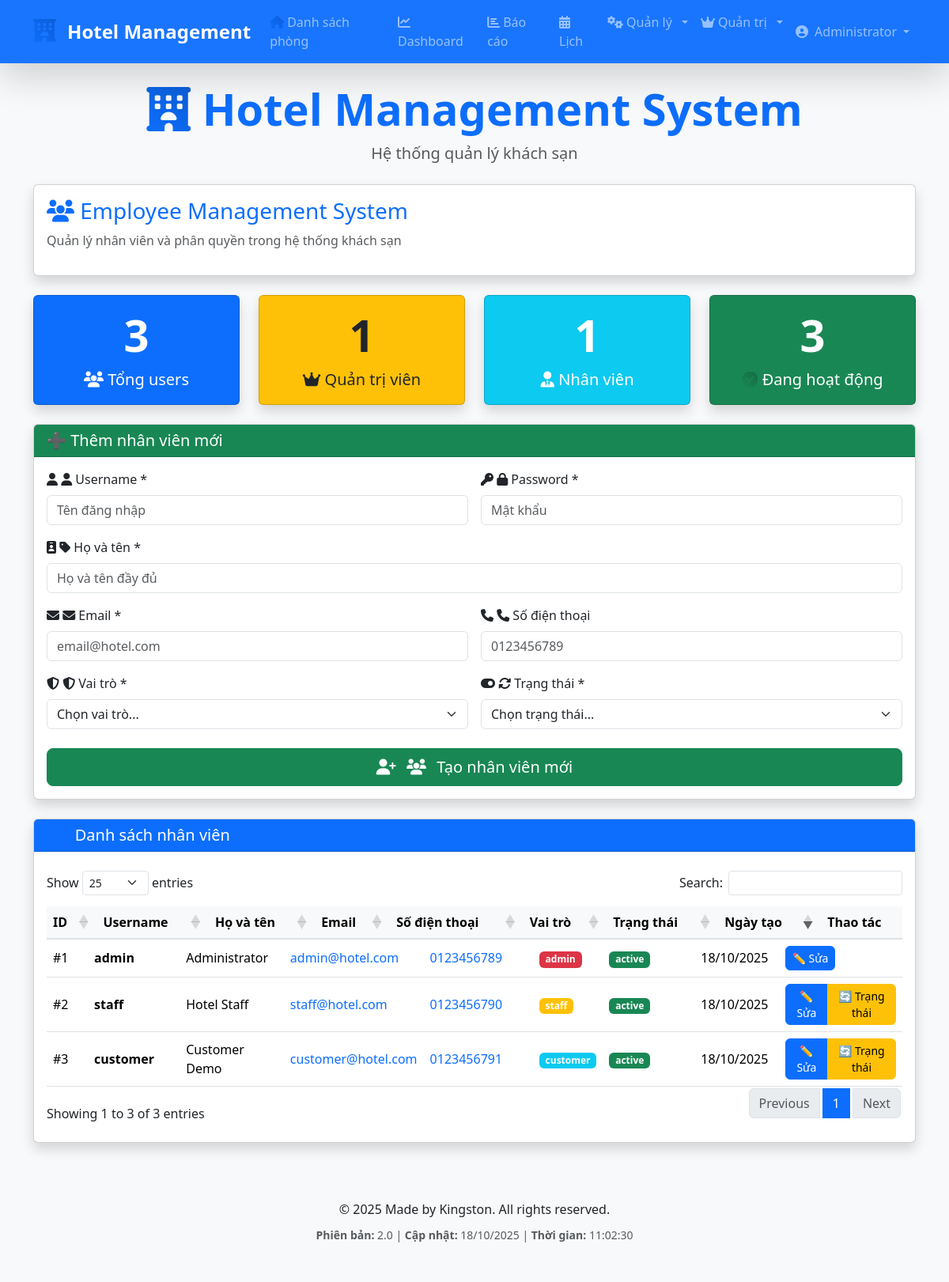
Page /employee_management.php (signed in) on the committed database.
### tables this page shows
CREATE TABLE users (
    id INT AUTO_INCREMENT PRIMARY KEY,
    username VARCHAR(50) UNIQUE NOT NULL,
    password VARCHAR(255) NOT NULL,
    full_name VARCHAR(100) NOT NULL,
    email VARCHAR(100) UNIQUE NOT NULL,
    phone VARCHAR(20),
    role ENUM('admin', 'staff', 'customer') DEFAULT 'customer',
    status ENUM('active', 'inactive') DEFAULT 'active',
    created_at TIMESTAMP DEFAULT CURRENT_TIMESTAMP,
    last_login TIMESTAMP NULL
);

### employee_management.php (the view, shortened to what this page needs)
<?php
include "db.php";
include "includes/header.php";
?>
<div class="card shadow mb-4">
    <div class="card-body">
        <h2 class="card-title fs-3 text-primary"><i class="fas fa-users"></i> Employee Management System</h2>
        <p class="text-muted">Quản lý nhân viên và phân quyền trong hệ thống khách sạn</p>
    </div>
</div>
<?php
$employee_stats = $conn->query("
    SELECT
        COUNT(*) as total_employees,
        SUM(CASE WHEN role = 'admin' THEN 1 ELSE 0 END) as admin_count,
        SUM(CASE WHEN role = 'staff' THEN 1 ELSE 0 END) as staff_count,
        SUM(CASE WHEN role = 'customer' THEN 1 ELSE 0 END) as customer_count,
        SUM(CASE WHEN status = 'active' THEN 1 ELSE 0 END) as active_count,
        SUM(CASE WHEN status = 'inactive' THEN 1 ELSE 0 END) as inactive_count
    FROM users
")->fetch_assoc();
?>
<div class="row g-4 mb-4">
    <div class="col-lg-3 col-md-6 col-sm-12">
        <div class="card bg-primary text-white text-center h-100 shadow">
            <div class="card-body">
                <div class="display-4 fw-bold mb-2"><?php echo $employee_stats['total_employees']; ?></div>
                <div class="fs-5"><i class="fas fa-users"></i> Tổng users</div>
            </div>
        </div>
    </div>
    <div class="col-lg-3 col-md-6 col-sm-12">
        <div class="card bg-warning text-dark text-center h-100 shadow">
            <div class="card-body">
                <div class="display-4 fw-bold mb-2"><?php echo $employee_stats['admin_count']; ?></div>
                <div class="fs-5"><i class="fas fa-crown"></i> Quản trị viên</div>
            </div>
        </div>
    </div>
    <div class="col-lg-3 col-md-6 col-sm-12">
        <div class="card bg-info text-white text-center h-100 shadow">
            <div class="card-body">
                <div class="display-4 fw-bold mb-2"><?php echo $employee_stats['staff_count']; ?></div>
                <div class="fs-5"><i class="fas fa-user-tie"></i> Nhân viên</div>
            </div>
        </div>
    </div>
    <div class="col-lg-3 col-md-6 col-sm-12">
        <div class="card bg-success text-white text-center h-100 shadow">
            <div class="card-body">
                <div class="display-4 fw-bold mb-2"><?php echo $employee_stats['active_count']; ?></div>
                <div class="fs-5"><i class="fas fa-check-circle"></i> Đang hoạt động</div>
            </div>
        </div>
    </div>
</div>
<div class="card shadow mb-4">
    <div class="card-header bg-success text-white">
        <h3 class="card-title fs-5 mb-0">➕ Thêm nhân viên mới</h3>
    </div>
    <div class="card-body">
        <form method="POST" class="needs-validation" novalidate>
            <div class="row g-3">
                <div class="col-md-6">
                    <label for="username" class="form-label">
                        <i class="fas fa-user"></i> <i class="fas fa-user"></i> Username *
                    </label>
                    <input type="text" class="form-control" id="username" name="username" required placeholder="Tên đăng nhập">
                </div>
                <div class="col-md-6">
                    <label for="password" class="form-label">
                        <i class="fas fa-key"></i> <i class="fas fa-lock"></i> Password *
                    </label>
                    <input type="password" class="form-control" id="password" name="password" required placeholder="Mật khẩu" minlength="6">
                </div>
                <div class="col-12">
                    <label for="full_name" class="form-label">
                        <i class="fas fa-id-badge"></i> <i class="fas fa-tag"></i> Họ và tên *
                    </label>
                    <input type="text" class="form-control" id="full_name" name="full_name" required placeholder="Họ và tên đầy đủ">
                </div>
                <div class="col-md-6">
                    <label for="email" class="form-label">
                        <i class="fas fa-envelope"></i> <i class="fas fa-envelope"></i> Email *
                    </label>
                    <input type="email" class="form-control" id="email" name="email" required placeholder="email@hotel.com">
                </div>
                <div class="col-md-6">
                    <label for="phone" class="form-label">
                        <i class="fas fa-phone"></i> <i class="fas fa-phone"></i> Số điện thoại
                    </label>
                    <input type="tel" class="form-control" id="phone" name="phone" placeholder="0123456789">
                </div>
                <div class="col-md-6">
                    <label for="role" class="form-label">
                        <i class="fas fa-shield-alt"></i> <i class="fas fa-shield-alt"></i> Vai trò *
                    </label>
                    <select class="form-select" id="role" name="role" required>
                        <option value="">Chọn vai trò...</option>
                    </select>
                </div>
                <div class="col-md-6">
                    <label for="status" class="form-label">
                        <i class="fas fa-toggle-on"></i> <i class="fas fa-sync-alt"></i> Trạng thái *
                    </label>
                    <select class="form-select" id="status" name="status" required>
                        <option value="">Chọn trạng thái...</option>
                    </select>
                </div>
            </div>
            <div class="d-grid gap-2 mt-4">
                <button type="submit" name="create_employee" class="btn btn-success btn-lg">
                                            <i class="fas fa-user-plus"></i> <i class="fas fa-users"></i> Tạo nhân viên mới
                </button>
            </div>
        </form>
    </div>
</div>
<div class="card shadow mb-4">
    <div class="card-header bg-primary text-white">
        <h3 class="card-title fs-5 mb-0"><i class="fas fa-list-alt"></i> Danh sách nhân viên</h3>
    </div>
    <div class="card-body">
        <?php
        $employees = $conn->query("
            SELECT id, username, full_name, email, phone, role, status, created_at
            FROM users
            ORDER BY created_at DESC
        ");
        ?>
        <?php if ($employees->num_rows > 0): ?>
            <div class="table-responsive">
                <table id="employeesTable" class="table table-hover w-100">
                    <thead class="table-primary">
                        <tr>
                            <th>ID</th>
                            <th>Username</th>
                            <th>Họ và tên</th>
                            <th>Email</th>
                            <th>Số điện thoại</th>
                            <th>Vai trò</th>
                            <th>Trạng thái</th>
                            <th>Ngày tạo</th>
                            <th>Thao tác</th>
                        </tr>
                    </thead>
                    <tbody>
                        <?php while ($employee = $employees->fetch_assoc()): ?>
                            <tr>
                                <td>#<?php echo $employee['id']; ?></td>
                                <td>
                                    <strong><?php echo htmlspecialchars($employee['username']); ?></strong>
                                </td>
                                <td><?php echo htmlspecialchars($employee['full_name']); ?></td>
                                <td>
                                    <a href="mailto:<?php echo htmlspecialchars($employee['email']); ?>" class="text-decoration-none">
                                        <?php echo htmlspecialchars($employee['email']); ?>
                                    </a>
                                </td>
                                <td>
                                    <?php if ($employee['phone']): ?>
                                        <a href="tel:<?php echo htmlspecialchars($employee['phone']); ?>" class="text-decoration-none">
                                            <?php echo htmlspecialchars($employee['phone']); ?>
                                        </a>
                                    <?php else: ?>
                                        <span class="text-muted">N/A</span>
                                    <?php endif; ?>
                                </td>
                                <td>
                                    <?php
                                    $role_badges = [
                                        'admin' => 'bg-danger',
                                        'staff' => 'bg-warning',
                                        'customer' => 'bg-info'
                                    ];
                                    $role_text = [
                                        'admin' => '<i class="fas fa-crown"></i> Admin',
                                        'staff' => '<i class="fas fa-user-tie"></i> Staff',
                                        'customer' => '<i class="fas fa-user"></i> Customer'
                                    ];
                                    ?>
                                    <span class="badge <?php echo $role_badges[$employee['role']] ?? 'bg-secondary'; ?>">
                                        <?php echo $role_text[$employee['role']] ?? $employee['role']; ?>
                                    </span>
                                </td>
                                <td>
                                    <?php
                                    $status_badges = [
                                        'active' => 'bg-success',
                                        'inactive' => 'bg-secondary'
                                    ];
                                    $status_text = [
                                        'active' => '<i class="fas fa-check-circle"></i> Hoạt động',
                                        'inactive' => '<i class="fas fa-times-circle"></i> Không hoạt động'
                                    ];
                                    ?>
                                    <span class="badge <?php echo $status_badges[$employee['status']] ?? 'bg-secondary'; ?>">
                                        <?php echo $status_text[$employee['status']] ?? $employee['status']; ?>
                                    </span>
                                </td>
                                <td><?php echo date('d/m/Y', strtotime($employee['created_at'])); ?></td>
                                <td>
                                    <div class="btn-group" role="group">
                                        <button type="button" class="btn btn-primary btn-sm"
                                                data-bs-toggle="modal"
                                                data-bs-target="#editEmployeeModal<?php echo $employee['id']; ?>">
                                            ✏️ Sửa
                                        </button>
                                        <?php if ($employee['id'] != $_SESSION['user_id']): ?>
                                            <button type="button" class="btn btn-warning btn-sm"
                                                    data-bs-toggle="modal"
                                                    data-bs-target="#toggleStatusModal<?php echo $employee['id']; ?>">
                                                🔄 Trạng thái
                                            </button>
                                        <?php endif; ?>
                                    </div>
                                </td>
                            </tr>
                        <?php endwhile; ?>
                    </tbody>
                </table>
            </div>
        <?php else: ?>
            <div class="text-center text-muted py-4">
                <p class="fs-5">📭 Chưa có nhân viên nào trong hệ thống!</p>
            </div>
        <?php endif; ?>
    </div>
</div>
<?php include "includes/footer.php"; ?>

### assets/css/hotel-style.css (style rules this page uses)
.table th { font-weight: 600; background-color: #f8f9fa; border-bottom: 2px solid #dee2e6; white-space: nowrap; }
.table td { vertical-align: middle; }
.card .card-body .table-responsive { border-radius: 0.375rem; }
.btn-sm { padding: 0.25rem 0.5rem; font-size: 0.875rem; border-radius: 0.375rem; }
.dataTables_wrapper table { width: 100% !important; }
.dataTables_wrapper table thead th, .dataTables_wrapper table tbody td { width: auto !important; }

### rows in the picture
users: id "1", username "admin", full_name "Administrator", email "admin@hotel.com", phone "0123456789", role "admin", status "active", created_at "18/10/2025"
users: id "2", username "staff", full_name "Hotel Staff", email "staff@hotel.com", phone "0123456790", role "staff", status "active", created_at "18/10/2025"
users: id "3", username "customer", full_name "Customer Demo", email "customer@hotel.com", phone "0123456791", role "customer", status "active", created_at "18/10/2025"

### other values in the picture
$user['full_name'] "Administrator"
$employee_stats['total_employees'] "3"
$employee_stats['admin_count'] "1"
$employee_stats['staff_count'] "1"
$employee_stats['active_count'] "3"
